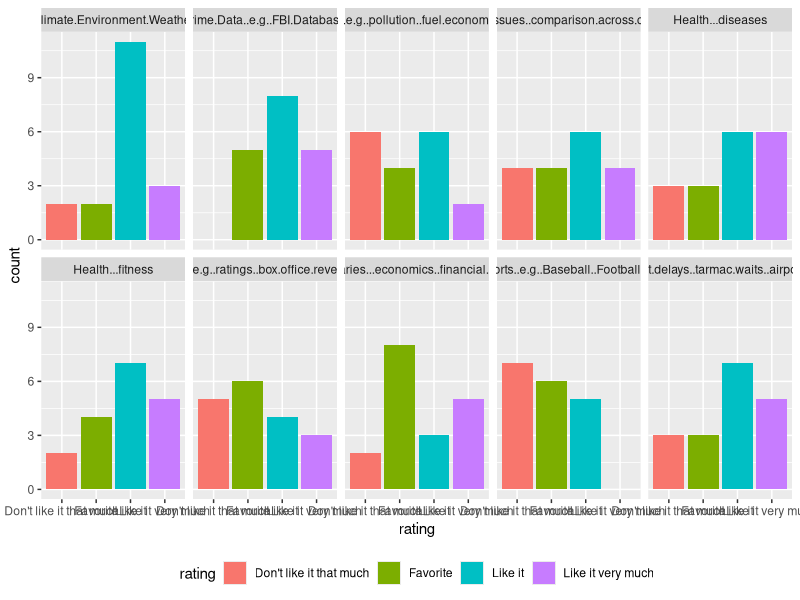
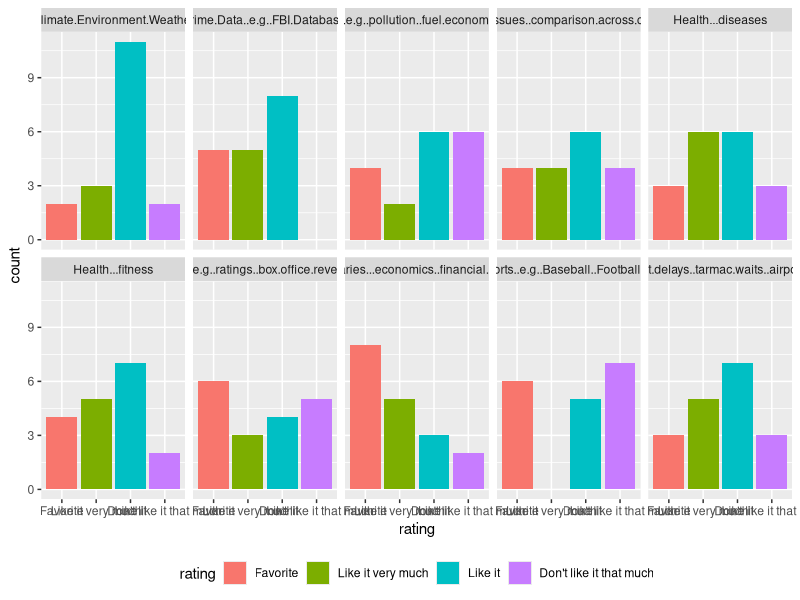
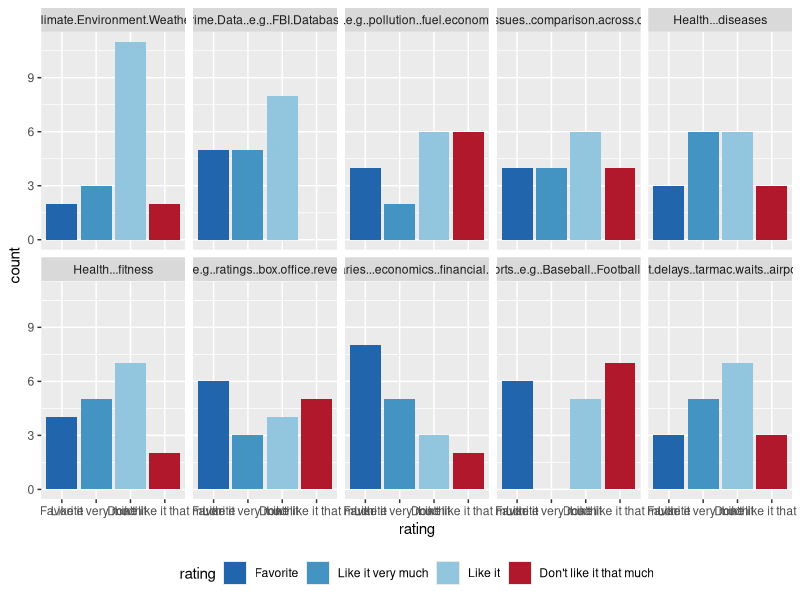
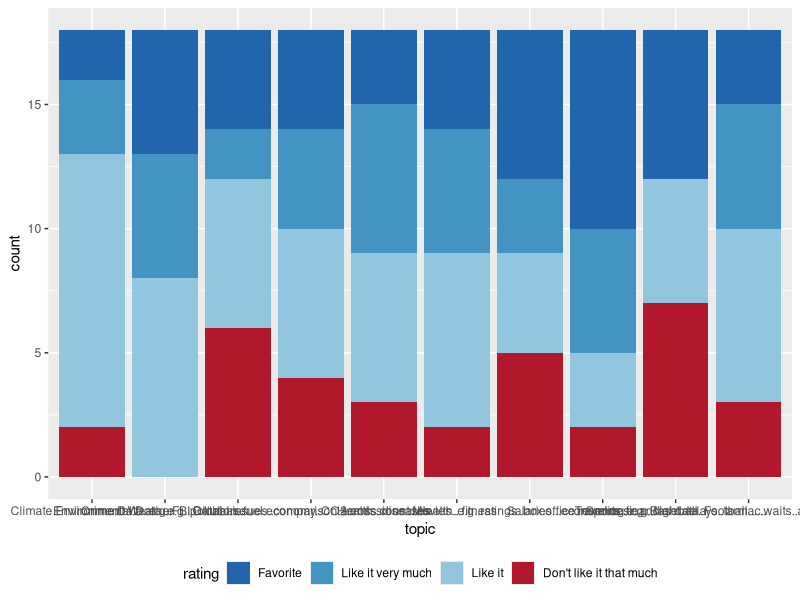
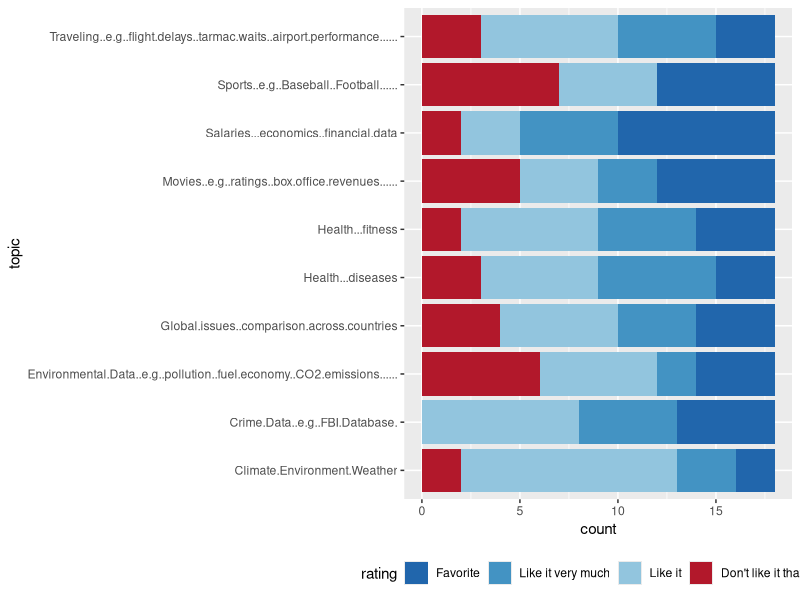
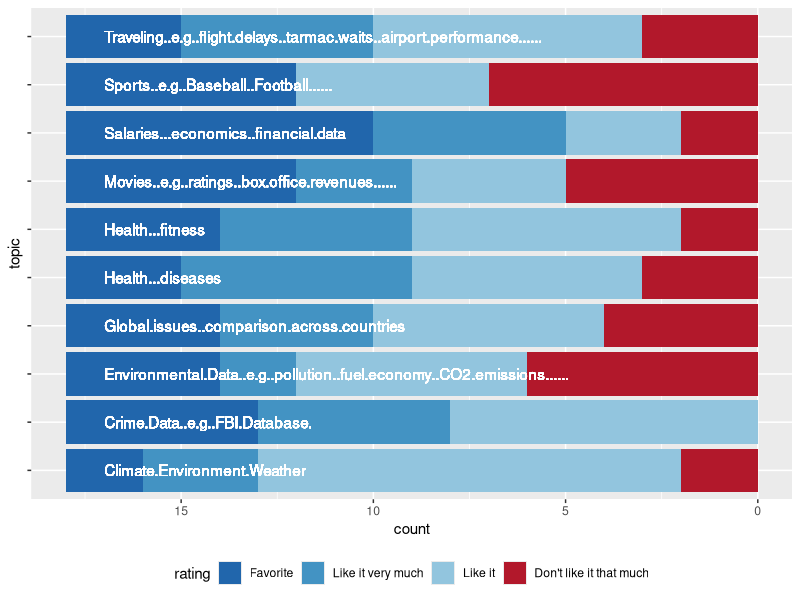
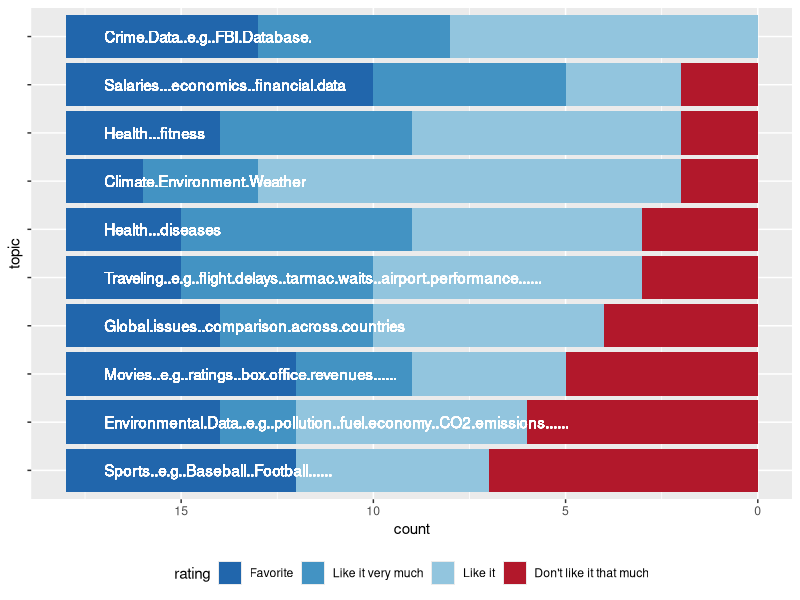

Here is the R script that generated these plots, in order:
## ---- chunk 1
knitr::opts_chunk$set(echo = TRUE)
library(tidyverse)
## ---- chunk 2
topics <- read.csv("data/topics202.csv")
topics <- topics %>% select(-X, -Entry.Id)
head(topics)
## ---- chunk 3
tlong <- topics %>% gather(topic, rating, 1:10)
tlong %>% 
  ggplot(aes(x = rating)) + geom_bar(aes(fill=rating)) +
  facet_wrap(~topic, ncol=5) +
  theme(legend.position="bottom")
## ---- chunk 4
tlong <- tlong %>% mutate(
  rating = factor(rating, 
                  levels= c("Favorite", "Like it very much",
                            "Like it", "Don't like it that much"))
)
tlong %>% 
  ggplot(aes(x = rating)) + geom_bar(aes(fill=rating)) +
  facet_wrap(~topic, ncol=5) +
  theme(legend.position="bottom")
## ---- chunk 5
library(RColorBrewer)
cols <- brewer.pal("RdBu", n = 8)

tlong %>% 
  ggplot(aes(x = rating)) + geom_bar(aes(fill=rating)) +
  facet_wrap(~topic, ncol=5) +
  theme(legend.position="bottom") +
  scale_fill_manual(values = cols[c(8,7,6,1)])
## ---- chunk 6
library(RColorBrewer)
cols <- brewer.pal("RdBu", n = 8)

tlong %>% 
  ggplot(aes(x = topic)) + geom_bar(aes(fill=rating)) +
  theme(legend.position="bottom") +
  scale_fill_manual(values = cols[c(8,7,6,1)])
## ---- chunk 7
tlong %>% 
  ggplot(aes(x = topic)) + geom_bar(aes(fill=rating)) +
  theme(legend.position="bottom") +
  scale_fill_manual(values = cols[c(8,7,6,1)]) +
  coord_flip()
## ---- chunk 8
labels <- unique(tlong$topics)
tlong %>% 
  ggplot(aes(x = topic)) + geom_bar(aes(fill=rating)) +
  theme(legend.position="bottom") +
  scale_fill_manual(values = cols[c(8,7,6,1)]) +
  coord_flip() + 
  theme(axis.text.y = element_blank()) +
  scale_y_reverse() +
  geom_text(aes(x = topic, label = topic), 
            y = -nrow(topics)+1, colour="white", hjust=0)
## ---- chunk 9
tlong <- tlong %>% 
  mutate(
        topic = reorder(topic, rating, FUN=function(x) 
          sum(x %in% c("Favorite"))),
        topic = reorder(topic, rating, FUN=function(x) 
          sum(x %in% c("Favorite", "Like it very much"))),
    topic = reorder(topic, rating, FUN=function(x) 
          -sum(x == "Don't like it that much"))
  )
tlong %>% 
  ggplot(aes(x = topic)) + geom_bar(aes(fill=rating)) +
  theme(legend.position="bottom") +
  scale_fill_manual(values = cols[c(8,7,6,1)]) +
  coord_flip() + 
  theme(axis.text.y = element_blank()) +
  scale_y_reverse() +
  geom_text(aes(x = topic, label = topic), 
            y = -nrow(topics)+1, colour="white", hjust=0)
